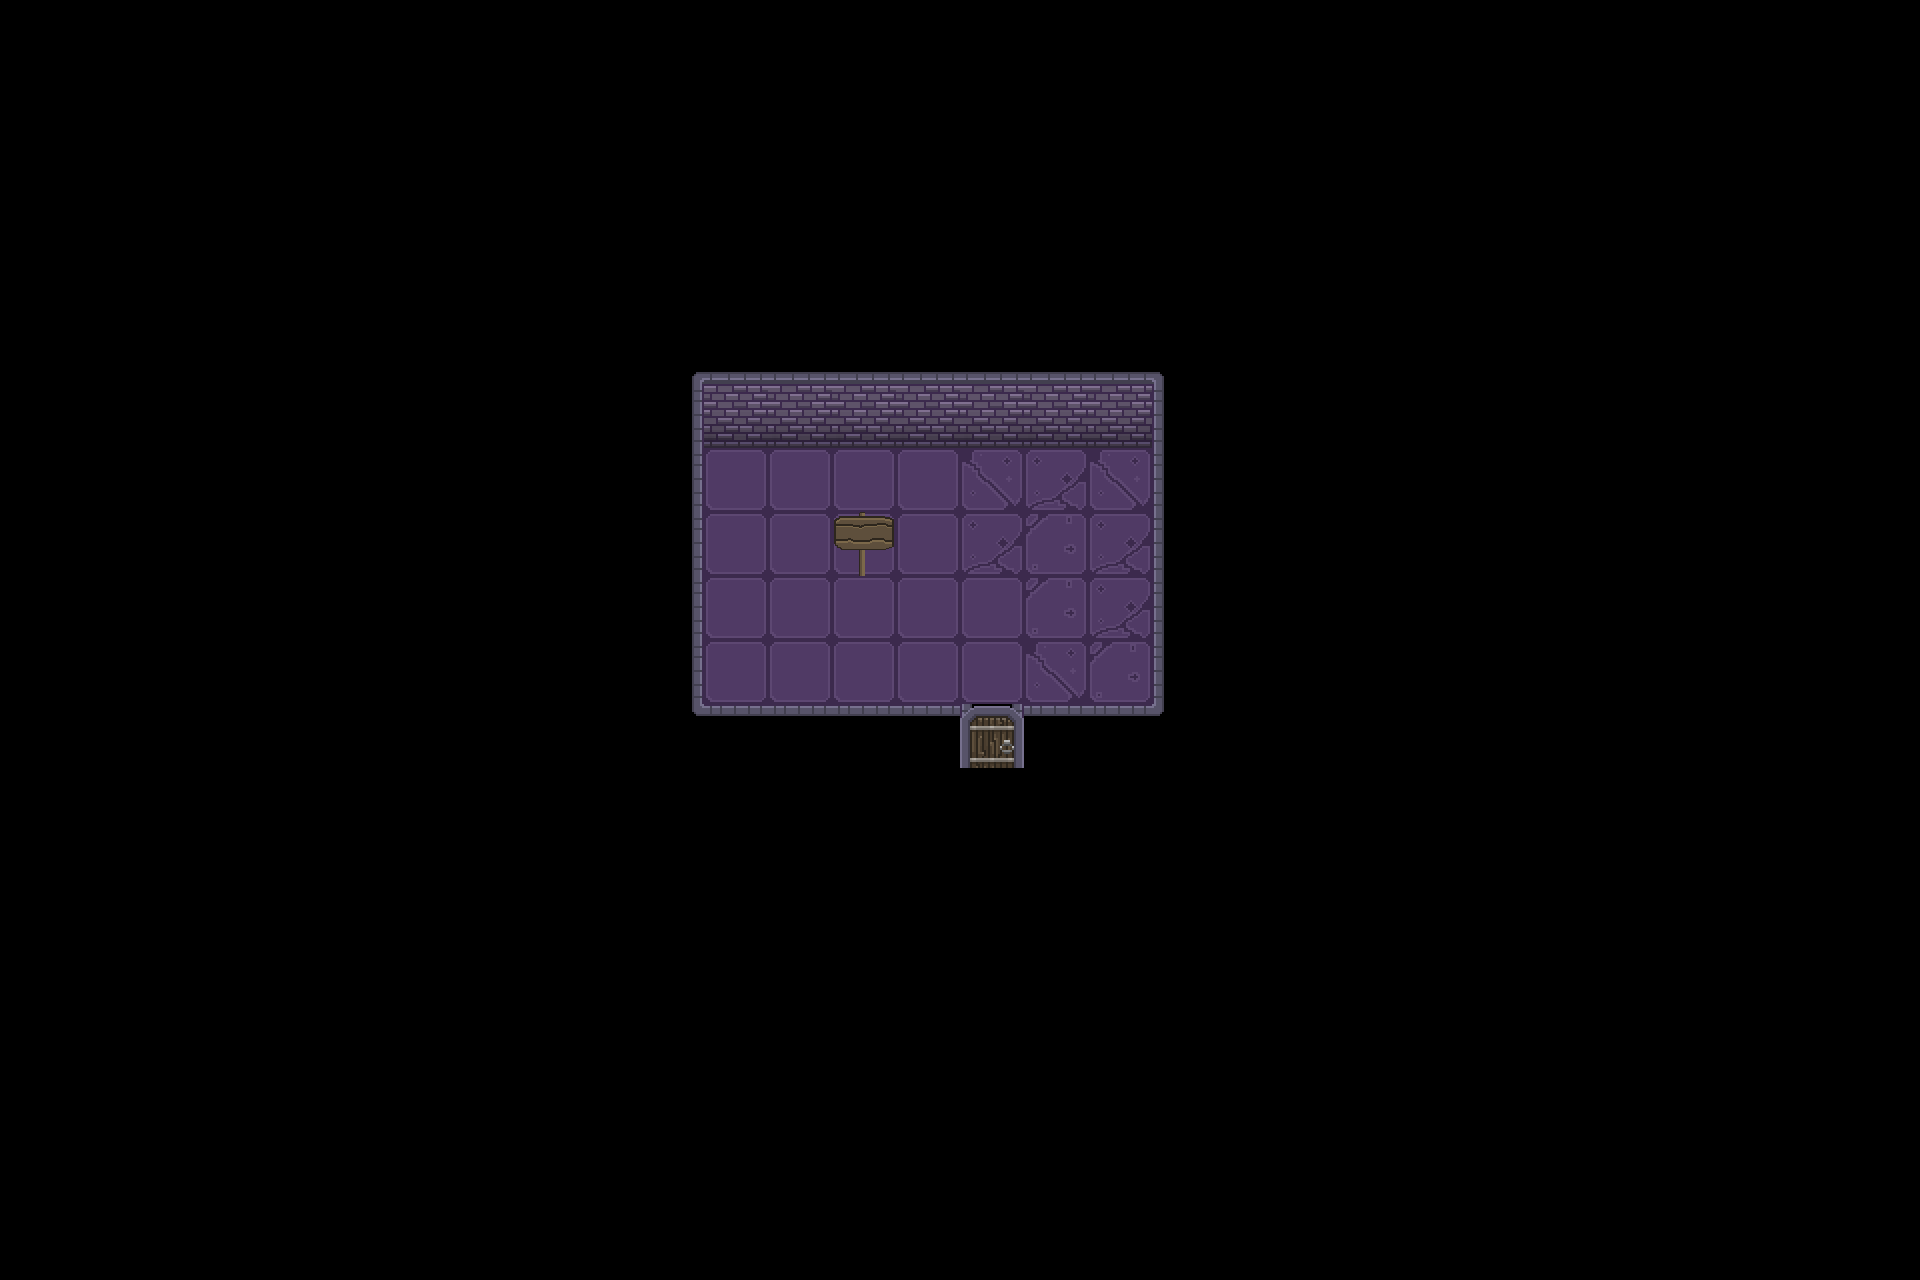

The image is a tile-based game level rendered from a .tmx file. Its description and complete source (layers, tilesets, objects, tile grids) follow:
An orthogonal 30x20 tile map with 64x64 px tiles, 2 tile layers (ground, object) and 2 objects (exitpoint, board).

<map version="1.10" tiledversion="1.11.2" orientation="orthogonal" renderorder="right-down" width="30" height="20" tilewidth="64" tileheight="64" infinite="0" nextlayerid="5" nextobjectid="8">
 <tileset firstgid="1" source="Full.tsx" />
 <layer id="1" name="ground" width="30" height="20">
  <data encoding="csv">
0,0,0,0,0,0,0,0,0,0,0,0,0,0,0,0,0,0,0,0,0,0,0,0,0,0,0,0,0,0,
0,0,0,0,0,0,0,0,0,0,0,0,0,0,0,0,0,0,0,0,0,0,0,0,0,0,0,0,0,0,
0,0,0,0,0,0,0,0,0,0,0,0,0,0,0,0,0,0,0,0,0,0,0,0,0,0,0,0,0,0,
0,0,0,0,0,0,0,0,0,0,0,0,0,0,0,0,0,0,0,0,0,0,0,0,0,0,0,0,0,0,
0,0,0,0,0,0,0,0,0,0,0,0,0,0,0,0,0,0,0,0,0,0,0,0,0,0,0,0,0,0,
0,0,0,0,0,0,0,0,0,0,1,2,2,2,2,2,2,3,6,0,0,0,0,0,0,0,0,0,0,0,
0,0,0,0,0,0,0,0,0,0,8,9,9,9,9,9,9,10,27,0,0,0,0,0,0,0,0,0,0,0,
0,0,0,0,0,0,0,0,0,0,15,23,23,23,23,19,18,19,27,0,0,0,0,0,0,0,0,0,0,0,
0,0,0,0,0,0,0,0,0,0,15,23,23,23,23,18,17,18,27,0,0,0,0,0,0,0,0,0,0,0,
0,0,0,0,0,0,0,0,0,0,15,23,23,23,23,23,17,18,27,0,0,0,0,0,0,0,0,0,0,0,
0,0,0,0,0,0,0,0,0,0,15,23,23,23,23,23,19,17,13,0,0,0,0,0,0,0,0,0,0,0,
0,0,0,0,0,0,0,0,0,0,29,30,30,30,30,45,30,30,34,0,0,0,0,0,0,0,0,0,0,0,
0,0,0,0,0,0,0,0,0,0,0,0,0,0,0,0,0,0,0,0,0,0,0,0,0,0,0,0,0,0,
0,0,0,0,0,0,0,0,0,0,0,0,0,0,0,0,0,0,0,0,0,0,0,0,0,0,0,0,0,0,
0,0,0,0,0,0,0,0,0,0,0,0,0,0,0,0,0,0,0,0,0,0,0,0,0,0,0,0,0,0,
0,0,0,0,0,0,0,0,0,0,0,0,0,0,0,0,0,0,0,0,0,0,0,0,0,0,0,0,0,0,
0,0,0,0,0,0,0,0,0,0,0,0,0,0,0,0,0,0,0,0,0,0,0,0,0,0,0,0,0,0,
0,0,0,0,0,0,0,0,0,0,0,0,0,0,0,0,0,0,0,0,0,0,0,0,0,0,0,0,0,0,
0,0,0,0,0,0,0,0,0,0,0,0,0,0,0,0,0,0,0,0,0,0,0,0,0,0,0,0,0,0,
0,0,0,0,0,0,0,0,0,0,0,0,0,0,0,0,0,0,0,0,0,0,0,0,0,0,0,0,0,0
</data>
 </layer>
 <layer id="3" name="object" width="30" height="20">
  <data encoding="csv">
0,0,0,0,0,0,0,0,0,0,0,0,0,0,0,0,0,0,0,0,0,0,0,0,0,0,0,0,0,0,
0,0,0,0,0,0,0,0,0,0,0,0,0,0,0,0,0,0,0,0,0,0,0,0,0,0,0,0,0,0,
0,0,0,0,0,0,0,0,0,0,0,0,0,0,0,0,0,0,0,0,0,0,0,0,0,0,0,0,0,0,
0,0,0,0,0,0,0,0,0,0,0,0,0,0,0,0,0,0,0,0,0,0,0,0,0,0,0,0,0,0,
0,0,0,0,0,0,0,0,0,0,0,0,0,0,0,0,0,0,0,0,0,0,0,0,0,0,0,0,0,0,
0,0,0,0,0,0,0,0,0,0,0,0,0,0,0,0,0,0,0,0,0,0,0,0,0,0,0,0,0,0,
0,0,0,0,0,0,0,0,0,0,0,0,0,0,0,0,0,0,0,0,0,0,0,0,0,0,0,0,0,0,
0,0,0,0,0,0,0,0,0,0,0,0,0,0,0,0,0,0,0,0,0,0,0,0,0,0,0,0,0,0,
0,0,0,0,0,0,0,0,0,0,0,0,0,53,0,0,0,0,0,0,0,0,0,0,0,0,0,0,0,0,
0,0,0,0,0,0,0,0,0,0,0,0,0,0,0,0,0,0,0,0,0,0,0,0,0,0,0,0,0,0,
0,0,0,0,0,0,0,0,0,0,0,0,0,0,0,0,0,0,0,0,0,0,0,0,0,0,0,0,0,0,
0,0,0,0,0,0,0,0,0,0,0,0,0,0,0,42,0,0,0,0,0,0,0,0,0,0,0,0,0,0,
0,0,0,0,0,0,0,0,0,0,0,0,0,0,0,0,0,0,0,0,0,0,0,0,0,0,0,0,0,0,
0,0,0,0,0,0,0,0,0,0,0,0,0,0,0,0,0,0,0,0,0,0,0,0,0,0,0,0,0,0,
0,0,0,0,0,0,0,0,0,0,0,0,0,0,0,0,0,0,0,0,0,0,0,0,0,0,0,0,0,0,
0,0,0,0,0,0,0,0,0,0,0,0,0,0,0,0,0,0,0,0,0,0,0,0,0,0,0,0,0,0,
0,0,0,0,0,0,0,0,0,0,0,0,0,0,0,0,0,0,0,0,0,0,0,0,0,0,0,0,0,0,
0,0,0,0,0,0,0,0,0,0,0,0,0,0,0,0,0,0,0,0,0,0,0,0,0,0,0,0,0,0,
0,0,0,0,0,0,0,0,0,0,0,0,0,0,0,0,0,0,0,0,0,0,0,0,0,0,0,0,0,0,
0,0,0,0,0,0,0,0,0,0,0,0,0,0,0,0,0,0,0,0,0,0,0,0,0,0,0,0,0,0
</data>
 </layer>
 <objectgroup id="4" name="Object Layer 1">
  <object id="5" name="door1" type="exitpoint" x="960" y="704" width="64" height="64">
   <properties>
    <property name="NextScene" value="assets/level2.tmx" />
    <property name="NextSceneLocationX" type="int" value="12" />
    <property name="NextSceneLocationY" type="int" value="6" />
   </properties>
  </object>
  <object id="7" name="board1" type="board" x="832" y="512" width="64" height="64">
   <properties>
    <property name="message">Welcome to this dungeon
Enjoy your stay
Or don't</property>
   </properties>
  </object>
 </objectgroup>
</map>
